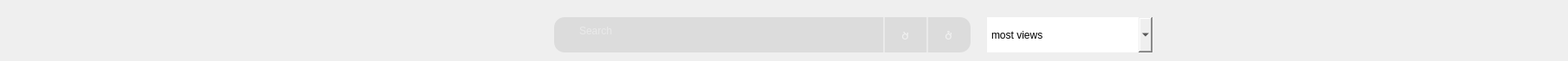
  <widget class="QGroupBox" name="searchBar">
   <property name="geometry">
    <rect>
     <x>110</x>
     <y>0</y>
     <width>1811</width>
     <height>71</height>
    </rect>
   </property>
   <property name="styleSheet">
    <string notr="true">border:none;
background:none;</string>
   </property>
   <property name="title">
    <string/>
   </property>
   <widget class="QLabel" name="label_15">
    <property name="geometry">
     <rect>
      <x>30</x>
      <y>50</y>
      <width>171</width>
      <height>91</height>
     </rect>
    </property>
    <property name="styleSheet">
     <string notr="true">QLabel#label_15

{
font: 10pt &quot;MS Reference Sans Serif&quot;;
border:none;
background-color:transparent;
color:rgba(255,255,255,120);
}
</string>
    </property>
    <property name="text">
     <string>stats</string>
    </property>
   </widget>
   <widget class="QLabel" name="label_48">
    <property name="geometry">
     <rect>
      <x>1020</x>
      <y>20</y>
      <width>16</width>
      <height>41</height>
     </rect>
    </property>
    <property name="styleSheet">
     <string notr="true">background-color: rgba(0, 0, 0,0);
font: 12pt &quot;MS Shell Dlg 2&quot;;
border: 2px solid rgba(0,0,0,0);
border-left-color:rgba(255,255,255,100);
color:rgb(255,255,255);
padding-bottom:7px;
border-radius:0px;</string>
    </property>
    <property name="text">
     <string/>
    </property>
   </widget>
   <widget class="QTextEdit" name="textEdit">
    <property name="geometry">
     <rect>
      <x>640</x>
      <y>20</y>
      <width>481</width>
      <height>41</height>
     </rect>
    </property>
    <property name="layoutDirection">
     <enum>Qt::LeftToRight</enum>
    </property>
    <property name="styleSheet">
     <string notr="true">border:1 px solid #ced4da;
border-radius:12px;
padding-left:25px;
padding-top:5px;
background:rgba(190,190,190,100);
color : rgba(255,255,255,200);
font: 14pt &quot;MS Shell Dlg 2&quot;;</string>
    </property>
    <property name="placeholderText">
     <string>Search</string>
    </property>
   </widget>
   <widget class="QPushButton" name="gg_2">
    <property name="geometry">
     <rect>
      <x>1080</x>
      <y>20</y>
      <width>31</width>
      <height>41</height>
     </rect>
    </property>
    <property name="styleSheet">
     <string notr="true">QPushButton#gg_2
{
font: 20pt &quot;dripicons-v2&quot;;
border:none;
background-color:transparent;
color:rgba(255,255,255,150);
}
QPushButton#gg_2:hover
{
font: 20pt &quot;dripicons-v2&quot;;
border:none;
background-color:transparent;
color:rgba(255,255,255,255);
}</string>
    </property>
    <property name="text">
     <string></string>
    </property>
   </widget>
   <widget class="QPushButton" name="gg_5">
    <property name="geometry">
     <rect>
      <x>1030</x>
      <y>20</y>
      <width>31</width>
      <height>41</height>
     </rect>
    </property>
    <property name="styleSheet">
     <string notr="true">QPushButton#gg_5
{
font: 20pt &quot;dripicons-v2&quot;;
border:none;
background-color:transparent;
color:rgba(255,255,255,150);
}
QPushButton#gg_5:hover
{
font: 20pt &quot;dripicons-v2&quot;;
border:none;
background-color:transparent;
color:rgba(255,255,255,255);
}</string>
    </property>
    <property name="text">
     <string></string>
    </property>
   </widget>
   <widget class="QLabel" name="label_47">
    <property name="geometry">
     <rect>
      <x>1070</x>
      <y>20</y>
      <width>16</width>
      <height>41</height>
     </rect>
    </property>
    <property name="styleSheet">
     <string notr="true">background-color: rgba(0, 0, 0,0);
font: 12pt &quot;MS Shell Dlg 2&quot;;
border: 2px solid rgba(0,0,0,0);
border-left-color:rgba(255,255,255,100);
color:rgb(255,255,255);
padding-bottom:7px;
border-radius:0px;</string>
    </property>
    <property name="text">
     <string/>
    </property>
   </widget>
   <widget class="QPushButton" name="hihi">
    <property name="geometry">
     <rect>
      <x>1710</x>
      <y>10</y>
      <width>60</width>
      <height>60</height>
     </rect>
    </property>
    <property name="toolTipDuration">
     <number>1</number>
    </property>
    <property name="autoFillBackground">
     <bool>false</bool>
    </property>
    <property name="styleSheet">
     <string notr="true">QPushButton#hihi{
border-radius:30px;
border-image:url(&quot;plink.gif&quot;);
}</string>
    </property>
    <property name="text">
     <string/>
    </property>
    <property name="iconSize">
     <size>
      <width>40</width>
      <height>40</height>
     </size>
    </property>
    <property name="flat">
     <bool>false</bool>
    </property>
   </widget>
   <widget class="QComboBox" name="comboBox_7">
    <property name="geometry">
     <rect>
      <x>1140</x>
      <y>20</y>
      <width>191</width>
      <height>41</height>
     </rect>
    </property>
    <property name="font">
     <font>
      <family>MS Shell Dlg 2</family>
      <pointsize>12</pointsize>
      <weight>50</weight>
      <italic>false</italic>
      <bold>false</bold>
      <kerning>true</kerning>
     </font>
    </property>
    <property name="styleSheet">
     <string notr="true">#comboBox_7
{
border:1 px solid #ced4da;

padding-left:10px;
background:rgba(190,190,190,100);
color : rgba(255,255,255,200);
border-radius:12px;
font: 12pt &quot;MS Shell Dlg 2&quot;;
}
#comboBox_7::drop-down{
border:0px;
}
#comboBox_5::down-arrow{
image:url(D:\Untitled_design__5_-removebg-preview.png);
width:30px;
height:30px;
margin-right:18px;
}
#comboBox_7 QListView{
border:1 px solid #ced4da;
font-size:12px &quot;MS Shell Dlg 2&quot;;
padding:5px;
outline:0px;
border-radius:20px;
selection-background-color: rgba(190,190,190,100);
background-color:rgba(190,190,190,100);
}
#comboBox_7 QListView::item{
font-size:12px &quot;MS Shell Dlg 2&quot;;
selection-background-color:rgba(190,190,190,100);
background-color:rgba(190,190,190,100);
border-radius:12px;
}
#comboBox_7 QListView::item:hover{
font-size:12px &quot;MS Shell Dlg 2&quot;;
selection-background-color:rgba(190,190,190,100);
background-color:rgba(190,190,190,100);
border-radius:12px;
}</string>
    </property>
    <property name="editable">
     <bool>false</bool>
    </property>
    <property name="duplicatesEnabled">
     <bool>false</bool>
    </property>
    <property name="frame">
     <bool>false</bool>
    </property>
    <item>
     <property name="text">
      <string>default</string>
     </property>
    </item>
    <item>
     <property name="text">
      <string>date transaction from newest to oldest</string>
     </property>
    </item>
    <item>
     <property name="text">
      <string>date transaction from oldest to newest</string>
     </property>
    </item>
    <item>
     <property name="text">
      <string>montant from highest to lowest</string>
     </property>
    </item>
    <item>
     <property name="text">
      <string>montant from lowest to highest</string>
     </property>
    </item>
   </widget>
   <widget class="QComboBox" name="comboBoxM_2">
    <property name="geometry">
     <rect>
      <x>1140</x>
      <y>20</y>
      <width>191</width>
      <height>41</height>
     </rect>
    </property>
    <property name="styleSheet">
     <string notr="true">#comboBoxM_2
{
border:1 px solid #ced4da;
border-radius:12px;
padding-left:10px;
background:rgba(190,190,190,100);
color : rgba(255,255,255,200);
font: 12pt &quot;MS Shell Dlg 2&quot;;
}
#comboBoxM_2::drop-down{
border:0px;
}
#comboBoxM_2::down-arrow{
image:url(D:\Untitled_design__5_-removebg-preview.png);
width:30px;
height:30px;
margin-right:18px;
}
#comboBoxM_2 QListView{
border:1 px solid #ced4da;
font-size:12px &quot;MS Shell Dlg 2&quot;;
padding:5px;
outline:0px;
border-radius:20px;
selection-background-color: rgba(90,90,90,200);
background-color:rgba(150,150,150,150);
}
#comboBoxM_2 QListView::item{
font-size:12px &quot;MS Shell Dlg 2&quot;;
selection-background-color: rgba(90,90,90,200);
background-color:rgba(150,150,150,150);
border-radius:12px;
}
#comboBoxM_2 QListView::item:hover{
font-size:12px &quot;MS Shell Dlg 2&quot;;
selection-background-color:rgba(90,90,90,200);
background-color:rgba(150,150,150,150);
border-radius:12px;
}

</string>
    </property>
    <item>
     <property name="text">
      <string>Default</string>
     </property>
    </item>
    <item>
     <property name="text">
      <string>Sorting ASC by studio number</string>
     </property>
    </item>
    <item>
     <property name="text">
      <string>Sorting DESC by studio number</string>
     </property>
    </item>
    <item>
     <property name="text">
      <string>Sorting ASC by date</string>
     </property>
    </item>
    <item>
     <property name="text">
      <string>Sorting DESC by date</string>
     </property>
    </item>
   </widget>
   <widget class="QComboBox" name="comboBoxM">
    <property name="geometry">
     <rect>
      <x>1140</x>
      <y>20</y>
      <width>191</width>
      <height>41</height>
     </rect>
    </property>
    <property name="styleSheet">
     <string notr="true">#comboBoxM
{
border:1 px solid #ced4da;
border-radius:12px;
padding-left:10px;
background:rgba(190,190,190,100);
color : rgba(255,255,255,200);
font: 12pt &quot;MS Shell Dlg 2&quot;;
}
#comboBoxM::drop-down{
border:0px;
}
#comboBoxM::down-arrow{
image:url(D:\Untitled_design__5_-removebg-preview.png);
width:30px;
height:30px;
margin-right:18px;
}
#comboBoxM QListView{
border:1 px solid #ced4da;
font-size:12px &quot;MS Shell Dlg 2&quot;;
padding:5px;
outline:0px;
border-radius:20px;
selection-background-color: rgba(90,90,90,200);
background-color:rgba(150,150,150,150);
}
#comboBoxM QListView::item{
font-size:12px &quot;MS Shell Dlg 2&quot;;
selection-background-color: rgba(90,90,90,200);
background-color:rgba(150,150,150,150);
border-radius:12px;
}
#comboBoxM QListView::item:hover{
font-size:12px &quot;MS Shell Dlg 2&quot;;
selection-background-color:rgba(90,90,90,200);
background-color:rgba(150,150,150,150);
border-radius:12px;
}

</string>
    </property>
    <item>
     <property name="text">
      <string>Default</string>
     </property>
    </item>
    <item>
     <property name="text">
      <string>Channel</string>
     </property>
    </item>
    <item>
     <property name="text">
      <string>Radio</string>
     </property>
    </item>
    <item>
     <property name="text">
      <string>Date of creation</string>
     </property>
    </item>
   </widget>
   <widget class="QComboBox" name="comboBoxM_3">
    <property name="geometry">
     <rect>
      <x>1140</x>
      <y>20</y>
      <width>191</width>
      <height>41</height>
     </rect>
    </property>
    <property name="styleSheet">
     <string notr="true">#comboBoxM_3
{
border:1 px solid #ced4da;
border-radius:12px;
padding-left:10px;
background:rgba(190,190,190,100);
color : rgba(255,255,255,200);
font: 12pt &quot;MS Shell Dlg 2&quot;;
}
#comboBoxM_3::drop-down{
border:0px;
}
#comboBoxM_3::down-arrow{
image:url(D:\Untitled_design__5_-removebg-preview.png);
width:30px;
height:30px;
margin-right:18px;
}
#comboBoxM_3 QListView{
border:1 px solid #ced4da;
font-size:12px &quot;MS Shell Dlg 2&quot;;
padding:5px;
outline:0px;
border-radius:20px;
selection-background-color: rgba(90,90,90,200);
background-color:rgba(150,150,150,150);
}
#comboBoxM_3 QListView::item{
font-size:12px &quot;MS Shell Dlg 2&quot;;
selection-background-color: rgba(90,90,90,200);
background-color:rgba(150,150,150,150);
border-radius:12px;
}
#comboBoxM_3 QListView::item:hover{
font-size:12px &quot;MS Shell Dlg 2&quot;;
selection-background-color:rgba(90,90,90,200);
background-color:rgba(150,150,150,150);
border-radius:12px;
}

</string>
    </property>
    <item>
     <property name="text">
      <string>most views</string>
     </property>
    </item>
    <item>
     <property name="text">
      <string>least views</string>
     </property>
    </item>
    <item>
     <property name="text">
      <string>recently added</string>
     </property>
    </item>
    <item>
     <property name="text">
      <string>oldest</string>
     </property>
    </item>
   </widget>
   <zorder>textEdit</zorder>
   <zorder>label_15</zorder>
   <zorder>label_48</zorder>
   <zorder>gg_2</zorder>
   <zorder>gg_5</zorder>
   <zorder>label_47</zorder>
   <zorder>hihi</zorder>
   <zorder>comboBox_7</zorder>
   <zorder>comboBoxM_2</zorder>
   <zorder>comboBoxM</zorder>
   <zorder>comboBoxM_3</zorder>
  </widget>
